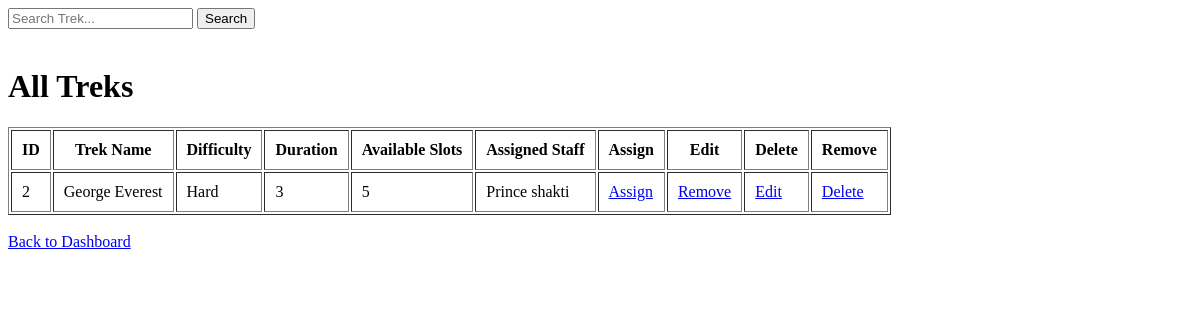
Before: /admin/treks with the older database file.
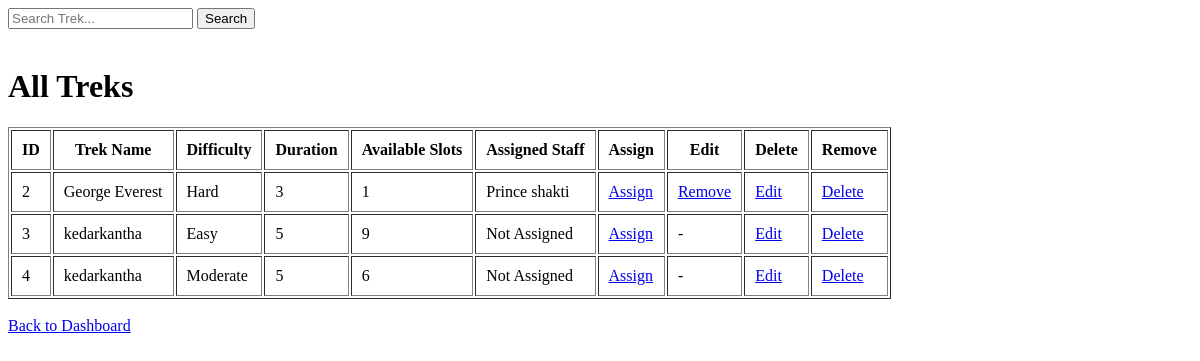
After: the same page with the newer database file.
### models/models.py (models this page shows)
class Trek(db.Model):
    __tablename__ = "treks"
    id = db.Column(db.Integer, primary_key=True)
    trek_name = db.Column(db.String(100), nullable=False)
    location = db.Column(
        db.String(100)
    )
    difficulty = db.Column(db.String(50))
    duration_days = db.Column(db.Integer)
    available_slots = db.Column(db.Integer)
    status = db.Column(
        db.String(20),
        default="Open"
    )
    progress_status = db.Column(
        db.String(20),
        default="Not Started"
    )
    assigned_staff_id = db.Column(
        db.Integer,
        db.ForeignKey("users.id")
    )
    bookings = db.relationship(
        "Booking",
        backref="trek",
        lazy=True
    )

class User(db.Model):
    __tablename__ = "users"
    id = db.Column(db.Integer, primary_key=True)
    full_name = db.Column(db.String(100), nullable=False)
    email = db.Column(db.String(120), unique=True, nullable=False)
    password = db.Column(db.String(255), nullable=False)
    role = db.Column(db.String(20), nullable=False)
    status = db.Column(
    db.String(20),
    default="approved"
    )
    created_at = db.Column(db.DateTime, default=datetime.utcnow)
    bookings = db.relationship(
        "Booking",
        backref="user",
        lazy=True
    )
    assigned_treks = db.relationship(
    "Trek",
    foreign_keys="Trek.assigned_staff_id",
    backref="assigned_staff",
    lazy=True
    )

### controllers/auth.py (the view)
@auth.route("/admin/treks")
def view_treks():
    search = request.args.get("search")
    if search:
        treks = Trek.query.filter(
            Trek.trek_name.ilike(f"%{search}%")
        ).all()
    else:
        treks = Trek.query.all()
    return render_template(
        "view_treks.html",
        treks=treks
    )

### templates/view_treks.html (shortened to what this page needs)
<!DOCTYPE html>
<html>
<head>
    <form method="GET">
    <input
        type="text"
        name="search"
        placeholder="Search Trek..."
    >
    <input
        type="submit"
        value="Search"
    >
</form>
<br>
</head>
<body>
<h1>All Treks</h1>
<table border="1" cellpadding="10">
<tr>
    <th>ID</th>
    <th>Trek Name</th>
    <th>Difficulty</th>
    <th>Duration</th>
    <th>Available Slots</th>
    <th>Assigned Staff</th>
    <th>Assign</th>
    <th>Edit</th>
    <th>Delete</th>
    <th>Remove</th>
</tr>
{% for trek in treks %}
<tr>
<td>{{ trek.id }}</td>
<td>{{ trek.trek_name }}</td>
<td>{{ trek.difficulty }}</td>
<td>{{ trek.duration_days }}</td>
<td>{{ trek.available_slots }}</td>
<td>
    {% if trek.assigned_staff %}
        {{ trek.assigned_staff.full_name }}
    {% else %}
        Not Assigned
    {% endif %}
</td>
<td>
    <a href="/admin/assign_staff/{{ trek.id }}">Assign</a>
</td>
<td>
{% if trek.assigned_staff %}
<a href="/admin/remove_staff/{{ trek.id }}">
    Remove
</a>
{% else %}
-
{% endif %}
</td>
<td>
    <a href="/admin/edit_trek/{{ trek.id }}">Edit</a>
</td>
<td>
    <a href="/admin/delete_trek/{{ trek.id }}">Delete</a>
</td>
</tr>
{% endfor %}
</table>
<br>
<a href="/admin/dashboard">Back to Dashboard</a>
</body>
</html>

Changed rows visible on the page:
changed Trek "George Everest": available_slots "5" → "1"
added Trek: id "3", trek_name "kedarkantha", difficulty "Easy", duration_days "5", available_slots "9", shows "Not Assigned"
added Trek: id "4", trek_name "kedarkantha", difficulty "Moderate", duration_days "5", available_slots "6", shows "Not Assigned"
